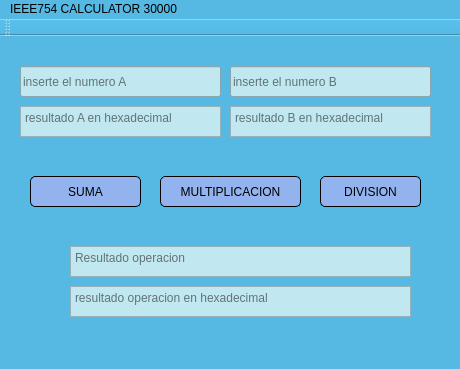
<?xml version="1.0" encoding="UTF-8"?>
<ui version="4.0">
 <class>MainWindow</class>
 <widget class="QMainWindow" name="MainWindow">
  <property name="geometry">
   <rect>
    <x>0</x>
    <y>0</y>
    <width>460</width>
    <height>369</height>
   </rect>
  </property>
  <property name="windowTitle">
   <string>ALU</string>
  </property>
  <property name="styleSheet">
   <string notr="true">background-color: rgb(85, 185, 228);</string>
  </property>
  <widget class="QWidget" name="centralWidget">
   <property name="styleSheet">
    <string notr="true"/>
   </property>
   <widget class="QPlainTextEdit" name="entradaHexA">
    <property name="geometry">
     <rect>
      <x>20</x>
      <y>70</y>
      <width>201</width>
      <height>31</height>
     </rect>
    </property>
    <property name="styleSheet">
     <string notr="true">background-color: rgb(193, 232, 240);</string>
    </property>
    <property name="readOnly">
     <bool>true</bool>
    </property>
    <property name="placeholderText">
     <string>resultado A en hexadecimal</string>
    </property>
   </widget>
   <widget class="QPlainTextEdit" name="entradaHexB">
    <property name="geometry">
     <rect>
      <x>230</x>
      <y>70</y>
      <width>201</width>
      <height>31</height>
     </rect>
    </property>
    <property name="styleSheet">
     <string notr="true">background-color: rgb(193, 232, 240);</string>
    </property>
    <property name="readOnly">
     <bool>true</bool>
    </property>
    <property name="placeholderText">
     <string>resultado B en hexadecimal</string>
    </property>
   </widget>
   <widget class="QLineEdit" name="entradaA">
    <property name="geometry">
     <rect>
      <x>20</x>
      <y>30</y>
      <width>201</width>
      <height>31</height>
     </rect>
    </property>
    <property name="whatsThis">
     <string>&lt;html&gt;&lt;head/&gt;&lt;body&gt;&lt;p&gt;&lt;br/&gt;&lt;/p&gt;&lt;/body&gt;&lt;/html&gt;</string>
    </property>
    <property name="styleSheet">
     <string notr="true">#entradaA:hover{
	
background-color: rgb(160, 240, 236);
}

#entradaA{
background-color: rgb(193, 232, 240);
}</string>
    </property>
    <property name="inputMask">
     <string/>
    </property>
    <property name="maxLength">
     <number>32767</number>
    </property>
    <property name="readOnly">
     <bool>false</bool>
    </property>
    <property name="placeholderText">
     <string>inserte el numero A</string>
    </property>
   </widget>
   <widget class="QLineEdit" name="entradaB">
    <property name="geometry">
     <rect>
      <x>230</x>
      <y>30</y>
      <width>201</width>
      <height>31</height>
     </rect>
    </property>
    <property name="styleSheet">
     <string notr="true">#entradaB:hover{
	background-color: rgb(160, 240, 236);
}

#entradaB{
background-color: rgb(193, 232, 240);
}</string>
    </property>
    <property name="inputMask">
     <string/>
    </property>
    <property name="text">
     <string/>
    </property>
    <property name="placeholderText">
     <string>inserte el numero B</string>
    </property>
   </widget>
   <widget class="QPushButton" name="dividir">
    <property name="geometry">
     <rect>
      <x>320</x>
      <y>140</y>
      <width>101</width>
      <height>31</height>
     </rect>
    </property>
    <property name="cursor">
     <cursorShape>PointingHandCursor</cursorShape>
    </property>
    <property name="styleSheet">
     <string notr="true">#transformar{
	
	
	background-color: rgb(120, 227, 197);
	border-style: solid;
	border-color: black;
	border-width: 1px;
	border-radius: 5px;
}

#transformar:pressed{
	
	background-color: rgb(49, 151, 97);
}

#dividir{
	
	
	background-color: rgb(147, 179, 238);
	border-style: solid;
	border-color: black;
	border-width: 1px;
	border-radius: 5px;
}

#dividir:pressed{
	
	background-color: rgb(52, 101, 164);
}</string>
    </property>
    <property name="text">
     <string>DIVISION</string>
    </property>
    <attribute name="buttonGroup">
     <string notr="true">grupo</string>
    </attribute>
   </widget>
   <widget class="QPushButton" name="multiplicar">
    <property name="geometry">
     <rect>
      <x>160</x>
      <y>140</y>
      <width>141</width>
      <height>31</height>
     </rect>
    </property>
    <property name="cursor">
     <cursorShape>PointingHandCursor</cursorShape>
    </property>
    <property name="styleSheet">
     <string notr="true">#transformar{
	
	
	background-color: rgb(120, 227, 197);
	border-style: solid;
	border-color: black;
	border-width: 1px;
	border-radius: 5px;
}

#transformar:pressed{
	
	background-color: rgb(49, 151, 97);
}
#multiplicar{
	
	
	background-color: rgb(147, 179, 238);
	border-style: solid;
	border-color: black;
	border-width: 1px;
	border-radius: 5px;
}

#multiplicar:pressed{
	
	
	background-color: rgb(52, 101, 164);
}</string>
    </property>
    <property name="text">
     <string>MULTIPLICACION</string>
    </property>
    <attribute name="buttonGroup">
     <string notr="true">grupo</string>
    </attribute>
   </widget>
   <widget class="QPushButton" name="sumar">
    <property name="geometry">
     <rect>
      <x>30</x>
      <y>140</y>
      <width>111</width>
      <height>31</height>
     </rect>
    </property>
    <property name="cursor">
     <cursorShape>PointingHandCursor</cursorShape>
    </property>
    <property name="styleSheet">
     <string notr="true">#transformar{
	
	
	background-color: rgb(120, 227, 197);
	border-style: solid;
	border-color: black;
	border-width: 1px;
	border-radius: 5px;
}

#transformar:pressed{
	
	background-color: rgb(49, 151, 97);
}
#sumar{
		
	background-color: rgb(147, 179, 238);
	border-style: solid;
	border-color: black;
	border-width: 1px;
	border-radius: 5px;
}

#sumar:pressed{
	
	background-color: rgb(52, 101, 164);
}</string>
    </property>
    <property name="text">
     <string>SUMA</string>
    </property>
    <attribute name="buttonGroup">
     <string notr="true">grupo</string>
    </attribute>
   </widget>
   <widget class="QPlainTextEdit" name="salida">
    <property name="geometry">
     <rect>
      <x>70</x>
      <y>210</y>
      <width>341</width>
      <height>31</height>
     </rect>
    </property>
    <property name="styleSheet">
     <string notr="true">#salida:hover{
background-color: rgb(160, 240, 236);
}
#salida{
background-color: rgb(193, 232, 240);
}</string>
    </property>
    <property name="readOnly">
     <bool>true</bool>
    </property>
    <property name="placeholderText">
     <string>Resultado operacion</string>
    </property>
   </widget>
   <widget class="QPlainTextEdit" name="salidaHexadecimal">
    <property name="geometry">
     <rect>
      <x>70</x>
      <y>250</y>
      <width>341</width>
      <height>31</height>
     </rect>
    </property>
    <property name="styleSheet">
     <string notr="true">background-color: rgb(193, 232, 240);</string>
    </property>
    <property name="readOnly">
     <bool>true</bool>
    </property>
    <property name="placeholderText">
     <string>resultado operacion en hexadecimal</string>
    </property>
   </widget>
  </widget>
  <widget class="QMenuBar" name="menuBar">
   <property name="geometry">
    <rect>
     <x>0</x>
     <y>0</y>
     <width>460</width>
     <height>22</height>
    </rect>
   </property>
   <widget class="QMenu" name="menuIEEE754_CALCULATOR">
    <property name="title">
     <string>IEEE754 CALCULATOR 30000</string>
    </property>
    <addaction name="separator"/>
   </widget>
   <addaction name="menuIEEE754_CALCULATOR"/>
  </widget>
  <widget class="QToolBar" name="mainToolBar">
   <attribute name="toolBarArea">
    <enum>TopToolBarArea</enum>
   </attribute>
   <attribute name="toolBarBreak">
    <bool>false</bool>
   </attribute>
  </widget>
  <widget class="QStatusBar" name="statusBar"/>
 </widget>
 <layoutdefault spacing="6" margin="11"/>
 <resources/>
 <connections/>
 <buttongroups>
  <buttongroup name="grupo"/>
 </buttongroups>
</ui>
